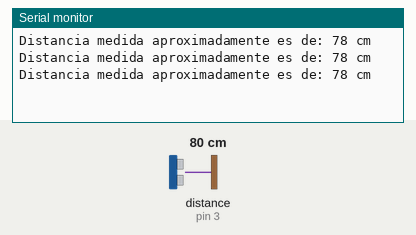
A sketch run on a simulated Arduino Uno, built with avr-gcc and run on an emulated ATmega328P. On the bench: the last lines printed to the serial monitor. Wiring (inferred from the names in the program): ultrasonic range finder: trigger pin 2; echo pin 3. Inputs (shaded band) come from the test bench; at power-on: distance to the obstacle (sensor on pin 3) 80 cm. The echo pulse lasts 58.3 µs per cm.

Above: at 1.3 s.
1.4 s: distance to the obstacle (sensor on pin 3) set to 2 cm
At 1.9 s:
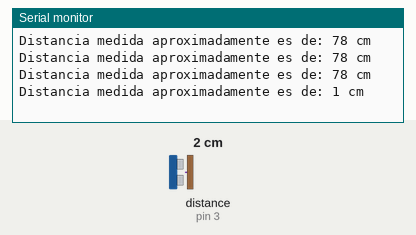
2.9 s: distance to the obstacle (sensor on pin 3) set to 4 cm
At 3.4 s:
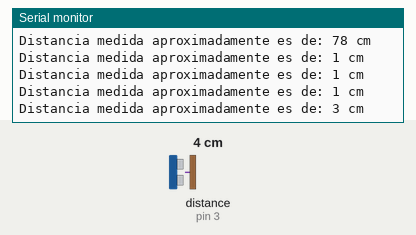
Timing chart, 0 to 5.9 s (numbered marks = the images above; inputs shaded):
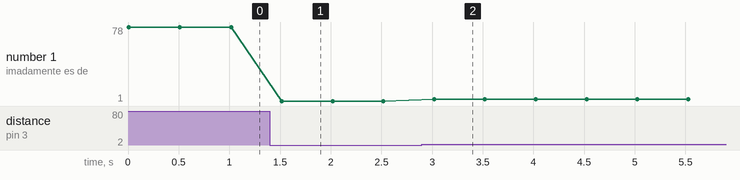

The sketch:

USO_DEL_SENSOR_ULTRASONICO.ino
```cpp
// Definimos los pines del sensor ultrasónico
const int pin_Trigger = 2;  // Pin digital D2 del Arduino conectado al pin Trigger del sensor
const int pin_Echo = 3;  // Pin digital D3 del Arduino conectado al pin Echo del sensor

// Variables para almacenar los resultados de la medición
int tiempo_de_rebote;  // Variable para almacenar el tiempo que tarda el eco en regresar
int distancia_medida;  // Variable para almacenar la distancia calculada

void setup() {
  // Iniciamos la comunicación serial a 9600 baudios para visualizar los resultados en el monitor serie
  Serial.begin(9600);

  // Configuramos el pin Trigger como salida, este pin enviará los pulsos ultrasónicos
  pinMode(pin_Trigger, OUTPUT);

  // Configuramos el pin Echo como entrada, este pin recibirá el eco del pulso enviado
  pinMode(pin_Echo, INPUT);
}

void loop() {
  // Asegurarnos de que el pin Trigger esté en estado bajo (LOW) antes de enviar el pulso
  digitalWrite(pin_Trigger, LOW);
  delayMicroseconds(2);  // Esperar 2 microsegundos para asegurar que esté en bajo

  // Enviar un pulso ultrasónico de 10 microsegundos al pin Trigger
  digitalWrite(pin_Trigger, HIGH);
  delayMicroseconds(10);  // Esperar 10 microsegundos (duración del pulso)
  digitalWrite(pin_Trigger, LOW);

  // Medir el tiempo que tarda el eco en regresar al pin Echo
  // `pulseIn` devuelve el tiempo en microsegundos que el pin Echo permanece en alto (HIGH)
  tiempo_de_rebote = pulseIn(pin_Echo, HIGH);

  // Calcular la distancia en centímetros:
  // La velocidad del sonido es de 0.034 cm/us (centímetros por microsegundo)
  // Dividimos por 2 ya que el pulso recorre la distancia de ida y vuelta
  distancia_medida = tiempo_de_rebote * 0.034 / 2;

  // Mostrar la distancia calculada en el monitor serie
  Serial.print("Distancia medida aproximadamente es de: ");
  Serial.print(distancia_medida);  // Imprimir el valor numérico de la distancia
  Serial.println(" cm");  // Imprimir la unidad (centímetros) junto al valor

  // Pausa de 500 milisegundos antes de realizar una nueva medición
  delay(500);
}
```

Measured:
- after the input at 1.4 s, the serial monitor: prints a new line after 0.12 s (image 1)
- after the input at 2.9 s, the serial monitor: prints a new line after 0.12 s (image 2)
- plotted number 1: 78 → 1 after the input at 1.4 s, 1 → 3 after the input at 2.9 s
